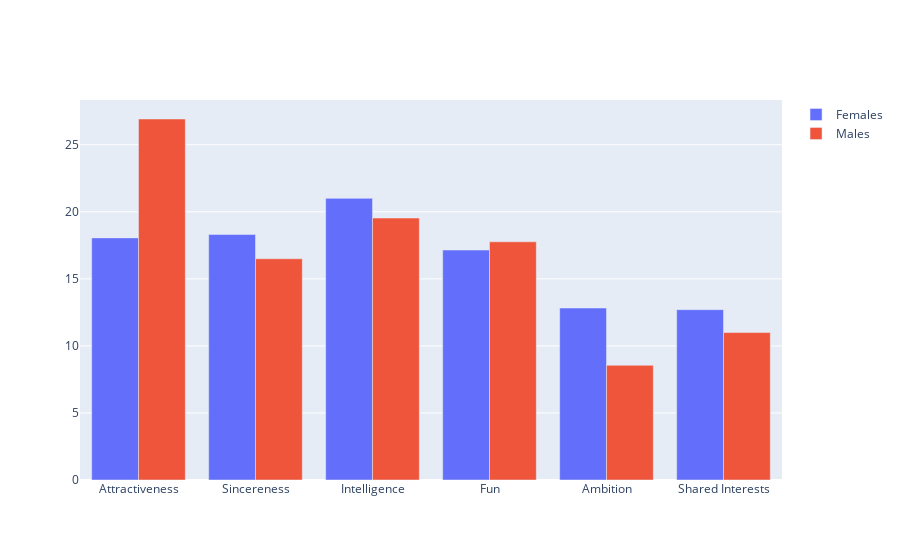

The notebook cell this image was saved under:
### Code cell
import plotly.graph_objects as go

fig = go.Figure()
fig.add_trace(go.Bar(y=interests.iloc[0], x=interests.columns.values, name='Females'))
fig.add_trace(go.Bar(y=interests.iloc[1], x=interests.columns.values, name='Males'))

fig.show()

### Figure 1 — Plotly figure (JSON) as saved in the notebook; plotly's stock layout.template omitted (floating-point values rounded to 4 significant figures)
{"data": [{"name": "Females", "type": "bar", "x": ["Attractiveness", "Sincereness", "Intelligence", "Fun", "Ambition", "Shared Interests"], "y": [18.06, 18.31, 21.0, 17.15, 12.83, 12.7]}, {"name": "Males", "type": "bar", "x": ["Attractiveness", "Sincereness", "Intelligence", "Fun", "Ambition", "Shared Interests"], "y": [26.92, 16.5, 19.54, 17.76, 8.553, 11.0]}], "layout": {}}
